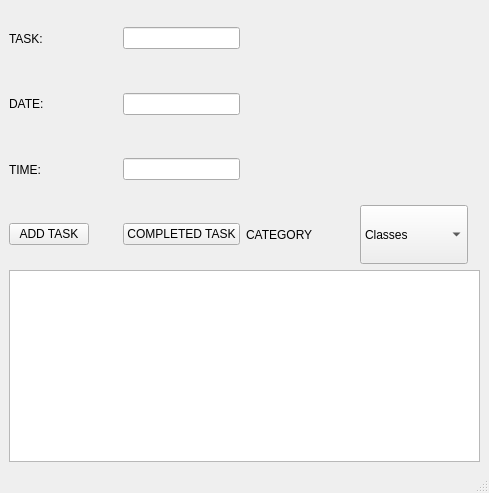
<?xml version="1.0" encoding="UTF-8"?>
<ui version="4.0">
 <class>MainWindow</class>
 <widget class="QMainWindow" name="MainWindow">
  <property name="geometry">
   <rect>
    <x>0</x>
    <y>0</y>
    <width>489</width>
    <height>493</height>
   </rect>
  </property>
  <property name="windowTitle">
   <string>MainWindow</string>
  </property>
  <widget class="QWidget" name="centralwidget">
   <layout class="QGridLayout" name="gridLayout">
    <item row="21" column="1">
     <widget class="QPushButton" name="complete_button">
      <property name="sizePolicy">
       <sizepolicy hsizetype="Fixed" vsizetype="Fixed">
        <horstretch>0</horstretch>
        <verstretch>0</verstretch>
       </sizepolicy>
      </property>
      <property name="text">
       <string>COMPLETED TASK</string>
      </property>
     </widget>
    </item>
    <item row="21" column="0">
     <widget class="QPushButton" name="add_task_button">
      <property name="sizePolicy">
       <sizepolicy hsizetype="Fixed" vsizetype="Fixed">
        <horstretch>0</horstretch>
        <verstretch>0</verstretch>
       </sizepolicy>
      </property>
      <property name="text">
       <string>ADD TASK</string>
      </property>
     </widget>
    </item>
    <item row="5" column="1">
     <widget class="QLineEdit" name="time_line">
      <property name="sizePolicy">
       <sizepolicy hsizetype="MinimumExpanding" vsizetype="Fixed">
        <horstretch>0</horstretch>
        <verstretch>0</verstretch>
       </sizepolicy>
      </property>
     </widget>
    </item>
    <item row="2" column="0">
     <widget class="QLabel" name="task_label">
      <property name="sizePolicy">
       <sizepolicy hsizetype="MinimumExpanding" vsizetype="MinimumExpanding">
        <horstretch>0</horstretch>
        <verstretch>0</verstretch>
       </sizepolicy>
      </property>
      <property name="text">
       <string>TASK:</string>
      </property>
     </widget>
    </item>
    <item row="4" column="0">
     <widget class="QLabel" name="date_label">
      <property name="sizePolicy">
       <sizepolicy hsizetype="MinimumExpanding" vsizetype="MinimumExpanding">
        <horstretch>0</horstretch>
        <verstretch>0</verstretch>
       </sizepolicy>
      </property>
      <property name="text">
       <string>DATE:</string>
      </property>
     </widget>
    </item>
    <item row="4" column="1">
     <widget class="QLineEdit" name="date_line">
      <property name="sizePolicy">
       <sizepolicy hsizetype="MinimumExpanding" vsizetype="Fixed">
        <horstretch>0</horstretch>
        <verstretch>0</verstretch>
       </sizepolicy>
      </property>
     </widget>
    </item>
    <item row="22" column="0" rowspan="2" colspan="6">
     <widget class="QListView" name="listView">
      <property name="selectionBehavior">
       <enum>QAbstractItemView::SelectRows</enum>
      </property>
     </widget>
    </item>
    <item row="5" column="0">
     <widget class="QLabel" name="time_label">
      <property name="sizePolicy">
       <sizepolicy hsizetype="MinimumExpanding" vsizetype="MinimumExpanding">
        <horstretch>0</horstretch>
        <verstretch>0</verstretch>
       </sizepolicy>
      </property>
      <property name="text">
       <string>TIME:</string>
      </property>
     </widget>
    </item>
    <item row="2" column="1">
     <widget class="QLineEdit" name="task_line">
      <property name="sizePolicy">
       <sizepolicy hsizetype="MinimumExpanding" vsizetype="Fixed">
        <horstretch>0</horstretch>
        <verstretch>0</verstretch>
       </sizepolicy>
      </property>
     </widget>
    </item>
    <item row="21" column="3">
     <widget class="QComboBox" name="cat_dropdown">
      <property name="sizePolicy">
       <sizepolicy hsizetype="Expanding" vsizetype="Expanding">
        <horstretch>0</horstretch>
        <verstretch>0</verstretch>
       </sizepolicy>
      </property>
      <item>
       <property name="text">
        <string>Classes</string>
       </property>
      </item>
      <item>
       <property name="text">
        <string>Events</string>
       </property>
      </item>
      <item>
       <property name="text">
        <string>Work</string>
       </property>
      </item>
      <item>
       <property name="text">
        <string>Other</string>
       </property>
      </item>
     </widget>
    </item>
    <item row="21" column="2">
     <widget class="QLabel" name="category_label">
      <property name="sizePolicy">
       <sizepolicy hsizetype="Expanding" vsizetype="Expanding">
        <horstretch>0</horstretch>
        <verstretch>0</verstretch>
       </sizepolicy>
      </property>
      <property name="text">
       <string>CATEGORY</string>
      </property>
     </widget>
    </item>
   </layout>
  </widget>
  <widget class="QStatusBar" name="statusbar"/>
 </widget>
 <resources/>
 <connections/>
</ui>
